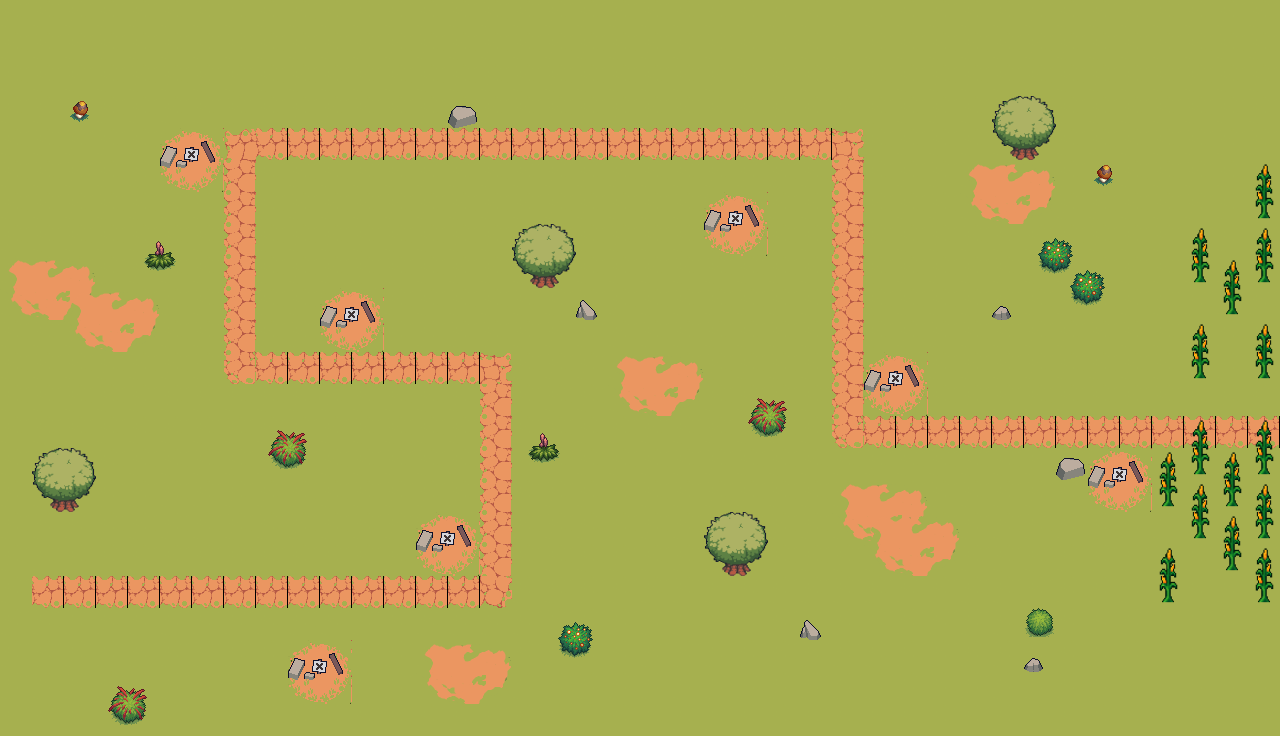

This game map was drawn from its Tiled (.tmx) file and the tilesets committed beside it. A one-line description and the full map source follow:
An orthogonal 40x23 tile map with 32x32 px tiles, 2 tile layers (path, scenary), 2 tilesets.

<map version="1.10" tiledversion="1.11.2" orientation="orthogonal" renderorder="right-down" width="40" height="23" tilewidth="32" tileheight="32" infinite="0" nextlayerid="7" nextobjectid="1">
 <editorsettings>
  <export target="level1.csv" format="csv" />
 </editorsettings>
 <tileset firstgid="1" source="TilesLevel1.tsx" />
 <tileset firstgid="25" source="scenary_objects.tsx" />
 <layer id="1" name="path" width="40" height="23">
  <data encoding="csv">
14,14,14,14,14,14,14,14,14,14,14,14,14,14,14,14,14,14,14,14,14,14,14,14,14,14,14,14,14,14,14,14,14,14,14,14,14,14,14,14,
14,14,14,14,14,14,14,14,14,14,14,14,14,14,14,14,14,14,14,14,14,14,14,14,14,14,14,14,14,14,14,14,14,14,14,14,14,14,14,14,
14,14,14,14,14,14,14,14,14,14,14,14,14,14,14,14,14,14,14,14,14,14,14,14,14,14,14,14,14,14,14,14,14,14,14,14,14,14,14,14,
14,14,14,14,14,14,14,14,14,14,14,14,14,14,14,14,14,14,14,14,14,14,14,14,14,14,14,14,14,14,14,14,14,14,14,14,14,14,14,14,
14,14,14,14,14,1,2,18,7,7,7,7,7,7,7,7,7,7,7,7,7,7,7,7,7,7,11,14,14,14,14,14,14,14,14,14,14,14,14,14,
14,14,14,14,14,5,6,4,14,14,14,14,14,14,14,14,14,14,14,14,14,14,14,14,14,14,4,14,14,14,14,14,14,14,14,14,14,14,14,14,
14,14,14,14,14,14,14,4,14,14,14,14,14,14,14,14,14,14,14,14,14,14,1,2,14,14,4,14,14,14,14,14,14,14,14,14,14,14,14,14,
14,14,14,14,14,14,14,4,14,14,14,14,14,14,14,14,14,14,14,14,14,14,5,6,14,14,4,14,14,14,14,14,14,14,14,14,14,14,14,14,
14,14,14,14,14,14,14,4,14,14,14,14,14,14,14,14,14,14,14,14,14,14,14,14,14,14,4,14,14,14,14,14,14,14,14,14,14,14,14,14,
14,14,14,14,14,14,14,4,14,14,1,2,14,14,14,14,14,14,14,14,14,14,14,14,14,14,4,14,14,14,14,14,14,14,14,14,14,14,14,14,
14,14,14,14,14,14,14,4,14,14,5,6,14,14,14,14,14,14,14,14,14,14,14,14,14,14,4,14,14,14,14,14,14,14,14,14,14,14,14,14,
14,14,14,14,14,14,14,3,7,7,7,7,7,7,7,11,14,14,14,14,14,14,14,14,14,14,4,1,2,14,14,14,14,14,14,14,14,14,14,14,
14,14,14,14,14,14,14,14,14,14,14,14,14,14,14,4,14,14,14,14,14,14,14,14,14,14,4,5,6,14,14,14,14,14,14,14,14,14,14,14,
14,14,14,14,14,14,14,14,14,14,14,14,14,14,14,4,14,14,14,14,14,14,14,14,14,14,3,7,7,7,7,7,7,7,7,7,7,7,7,7,
14,14,14,14,14,14,14,14,14,14,14,14,14,14,14,4,14,14,14,14,14,14,14,14,14,14,14,14,14,14,14,14,14,14,1,2,14,14,14,14,
14,14,14,14,14,14,14,14,14,14,14,14,14,14,14,4,14,14,14,14,14,14,14,14,14,14,14,14,14,14,14,14,14,14,5,6,14,14,14,14,
14,14,14,14,14,14,14,14,14,14,14,14,14,1,2,4,14,14,14,14,14,14,14,14,14,14,14,14,14,14,14,14,14,14,14,14,14,14,14,14,
14,14,14,14,14,14,14,14,14,14,14,14,14,5,6,4,14,14,14,14,14,14,14,14,14,14,14,14,14,14,14,14,14,14,14,14,14,14,14,14,
14,7,7,7,7,7,7,7,7,7,7,7,7,7,7,13,14,14,14,14,14,14,14,14,14,14,14,14,14,14,14,14,14,14,14,14,14,14,14,14,
14,14,14,14,14,14,14,14,14,14,14,14,14,14,14,14,14,14,14,14,14,14,14,14,14,14,14,14,14,14,14,14,14,14,14,14,14,14,14,14,
14,14,14,14,14,14,14,14,14,1,2,14,14,14,14,14,14,14,14,14,14,14,14,14,14,14,14,14,14,14,14,14,14,14,14,14,14,14,14,14,
14,14,14,14,14,14,14,14,14,5,6,14,14,14,14,14,14,14,14,14,14,14,14,14,14,14,14,14,14,14,14,14,14,14,14,14,14,14,14,14,
14,14,14,14,14,14,14,14,14,14,14,14,14,14,14,14,14,14,14,14,14,14,14,14,14,14,14,14,14,14,14,14,14,14,14,14,14,14,14,14
</data>
 </layer>
 <layer id="6" name="scenary" width="40" height="23" locked="1">
  <data encoding="csv">
0,0,0,0,0,0,0,0,0,0,0,0,0,0,0,0,0,0,0,0,0,0,0,0,0,0,0,0,0,0,0,0,0,0,0,0,0,0,0,0,
0,0,0,0,0,0,0,0,0,0,0,0,0,0,0,0,0,0,0,0,0,0,0,0,0,0,0,0,0,0,0,0,0,0,0,0,0,0,0,0,
0,0,0,0,0,0,0,0,0,0,0,0,0,0,0,0,0,0,0,0,0,0,0,0,0,0,0,0,0,0,0,0,0,0,0,0,0,0,0,0,
0,0,41,0,0,0,0,0,0,0,0,0,0,0,25,0,0,0,0,0,0,0,0,0,0,0,0,0,0,0,0,0,0,0,0,0,0,0,0,0,
0,0,0,0,0,0,0,0,0,0,0,0,0,0,0,0,0,0,0,0,0,0,0,0,0,0,0,0,0,0,0,46,0,0,0,0,0,0,0,0,
0,0,0,0,0,0,0,0,0,0,0,0,0,0,0,0,0,0,0,0,0,0,0,0,0,0,0,0,0,0,0,0,0,0,41,0,0,0,0,0,
0,0,0,0,0,0,0,0,0,0,0,0,0,0,0,0,0,0,0,0,0,0,0,0,0,0,0,0,0,0,47,0,0,0,0,0,0,0,0,36,
0,0,0,0,0,0,0,0,0,0,0,0,0,0,0,0,0,0,0,0,0,0,0,0,0,0,0,0,0,0,0,0,0,0,0,0,0,0,0,0,
0,0,0,0,32,0,0,0,0,0,0,0,0,0,0,0,46,0,0,0,0,0,0,0,0,0,0,0,0,0,0,0,31,0,0,0,0,36,0,36,
47,0,0,0,0,0,0,0,0,0,0,0,0,0,0,0,0,0,27,0,0,0,0,0,0,0,0,0,0,0,0,26,0,31,0,0,0,0,36,0,
0,0,47,0,0,0,0,0,0,0,0,0,0,0,0,0,0,0,0,0,0,0,0,0,0,0,0,0,0,0,0,0,0,0,0,0,0,0,0,0,
0,0,0,0,0,0,0,0,0,0,0,0,0,0,0,0,0,0,0,0,0,0,0,0,0,0,0,0,0,0,0,0,0,0,0,0,0,36,0,36,
0,0,0,0,0,0,0,0,0,0,0,0,0,0,0,0,0,0,0,47,0,0,0,0,0,0,0,0,0,0,0,0,0,0,0,0,0,0,0,0,
0,0,0,0,0,0,0,0,0,0,0,0,0,0,0,0,0,0,0,0,0,0,0,33,0,0,0,0,0,0,0,0,0,0,0,0,0,0,0,0,
0,0,0,0,0,0,0,0,33,0,0,0,0,0,0,0,32,0,0,0,0,0,0,0,0,0,0,0,0,0,0,0,0,25,0,0,0,36,0,36,
0,46,0,0,0,0,0,0,0,0,0,0,0,0,0,0,0,0,0,0,0,0,0,0,0,0,0,0,0,0,0,0,0,0,0,0,36,0,36,0,
0,0,0,0,0,0,0,0,0,0,0,0,0,0,0,0,0,0,0,0,0,0,0,0,0,0,47,0,0,0,0,0,0,0,0,0,0,36,0,36,
0,0,0,0,0,0,0,0,0,0,0,0,0,0,0,0,0,0,0,0,0,0,46,0,0,0,0,47,0,0,0,0,0,0,0,0,0,0,36,0,
0,0,0,0,0,0,0,0,0,0,0,0,0,0,0,0,0,0,0,0,0,0,0,0,0,0,0,0,0,0,0,0,0,0,0,0,36,0,0,36,
0,0,0,0,0,0,0,0,0,0,0,0,0,0,0,0,0,0,0,0,0,0,0,0,0,27,0,0,0,0,0,0,34,0,0,0,0,0,0,0,
0,0,0,0,0,0,0,0,0,0,0,0,0,0,0,0,0,31,0,0,0,0,0,0,0,0,0,0,0,0,0,0,26,0,0,0,0,0,0,0,
0,0,0,0,0,0,0,0,0,0,0,0,0,47,0,0,0,0,0,0,0,0,0,0,0,0,0,0,0,0,0,0,0,0,0,0,0,0,0,0,
0,0,0,33,0,0,0,0,0,0,0,0,0,0,0,0,0,0,0,0,0,0,0,0,0,0,0,0,0,0,0,0,0,0,0,0,0,0,0,0
</data>
 </layer>
</map>
